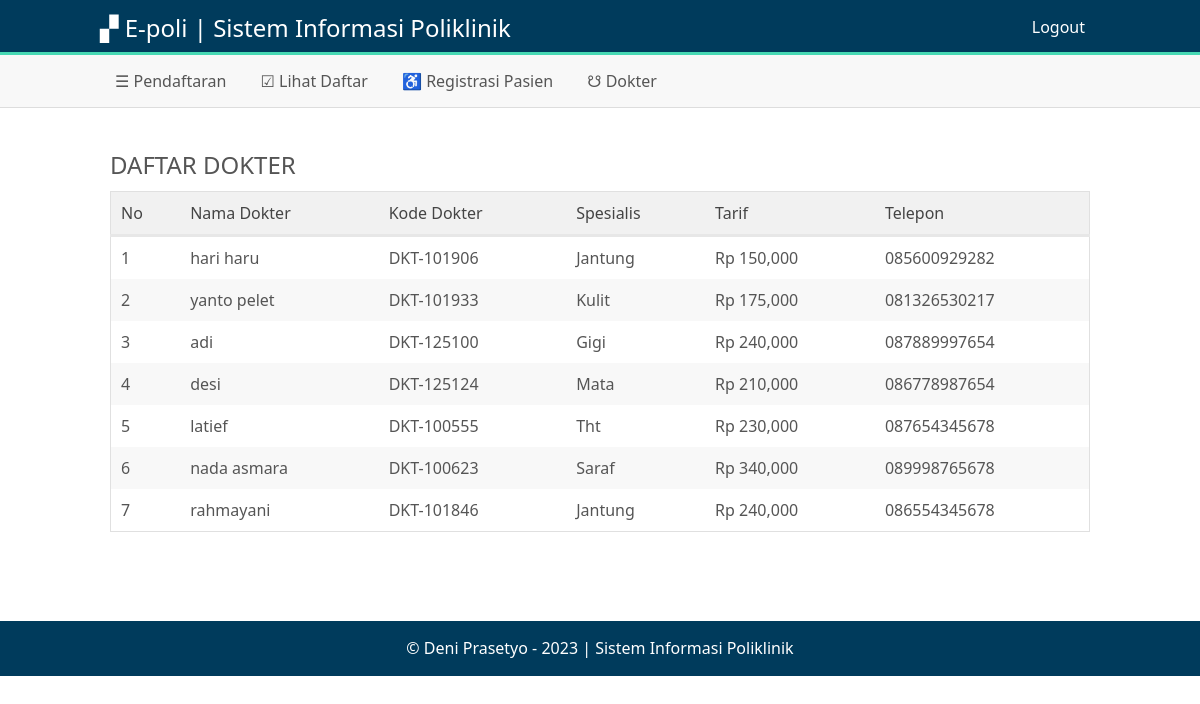
Page /operator/dokter.php (signed in) on the committed database.
### tables this page shows
CREATE TABLE `dokter` (
  `id_dokter` int(11) NOT NULL,
  `kodedkt` varchar(15) NOT NULL,
  `namadkt` varchar(30) NOT NULL,
  `alamat` text NOT NULL,
  `telepon` varchar(13) NOT NULL,
  `tarif` int(11) NOT NULL,
  `id_poli` int(11) NOT NULL
);

CREATE TABLE `poliklinik` (
  `id_poli` int(11) NOT NULL,
  `poli` varchar(20) NOT NULL,
  `kodeplk` varchar(15) NOT NULL
);

### Control.php (called while the page is built, shortened)
<?php
$link = mysqli_connect('localhost','root','','epoli');
function data($query){
	global $link;
	$result = mysqli_query($link,$query);
	return $result;
}
?>

### operator/dokter.php (the view, shortened to what this page needs)
<?php
require_once 'view/view.php';
require_once '../Control.php';
$query = "SELECT * FROM dokter,poliklinik WHERE dokter.id_poli = poliklinik.id_poli ";
$read = data($query);
 ?>
<div class="konten">
		<div class="mainop">
			<h2>DAFTAR DOKTER</h2>
			<table>
				<thead>
					<tr>
						<td>No</td>
						<td>Nama Dokter</td>
						<td>Kode Dokter</td>
						<td>Spesialis</td>
						<td>Tarif</td>
						<td>Telepon</td>
					</tr>
				</thead>
				<tbody>
			<?php
			$no = 0;
			 while($row = mysqli_fetch_assoc($read)){
			 $no++;
			 	?>
					<tr>
						<td><?= $no ?></td>
						<td><?= $row['namadkt'] ?></td>
						<td><?= $row['kodedkt'] ?></td>
						<td><?= $row['poli'] ?></td>
						<td>Rp <?= number_format($row['tarif']) ?></td>
						<td><?= $row['telepon'] ?></td>
					</tr>
			<?php } ?>
				</tbody>
			</table>
		</div>
</div>

### style.css (style rules this page uses)
* { margin: 0; padding: 0; font-family: 'Century Gothic', 'Segoe UI', sans-serif; box-sizing: border-box; text-decoration: none; font-weight: normal; }
body { background: #fff; font-size: 16px; color: #555; }
.konten { width: 1000px; margin: 0 auto; }
nav, h1, h2, h3, h4, p, b { display: block; }
table { border-collapse: collapse; width: 100%; border: 1px solid #e0e0e0; }
table td { padding: 10px; }
table thead { background: #f1f1f1; color: #444; border-bottom: 3px solid #e7e7e7; }
table tbody tr:nth-child(even) { background: #f8f8f8; }
.mainop { background: #fff; min-height: 473px; padding: 10px; width: 100%; margin-bottom: 20px; }
.mainop h2 { padding: 10px 0px; }

### rows in the picture
dokter: namadkt "hari haru", kodedkt "DKT-101906", id_poli.poli "Jantung", tarif "150,000", telepon "085600929282"
dokter: namadkt "yanto pelet", kodedkt "DKT-101933", id_poli.poli "Kulit", tarif "175,000", telepon "081326530217"
dokter: namadkt "adi", kodedkt "DKT-125100", id_poli.poli "Gigi", tarif "240,000", telepon "087889997654"
dokter: namadkt "desi", kodedkt "DKT-125124", id_poli.poli "Mata", tarif "210,000", telepon "086778987654"
dokter: namadkt "latief", kodedkt "DKT-100555", id_poli.poli "Tht", tarif "230,000", telepon "087654345678"
dokter: namadkt "nada asmara", kodedkt "DKT-100623", id_poli.poli "Saraf", tarif "340,000", telepon "089998765678"
dokter: namadkt "rahmayani", kodedkt "DKT-101846", id_poli.poli "Jantung", tarif "240,000", telepon "086554345678"
